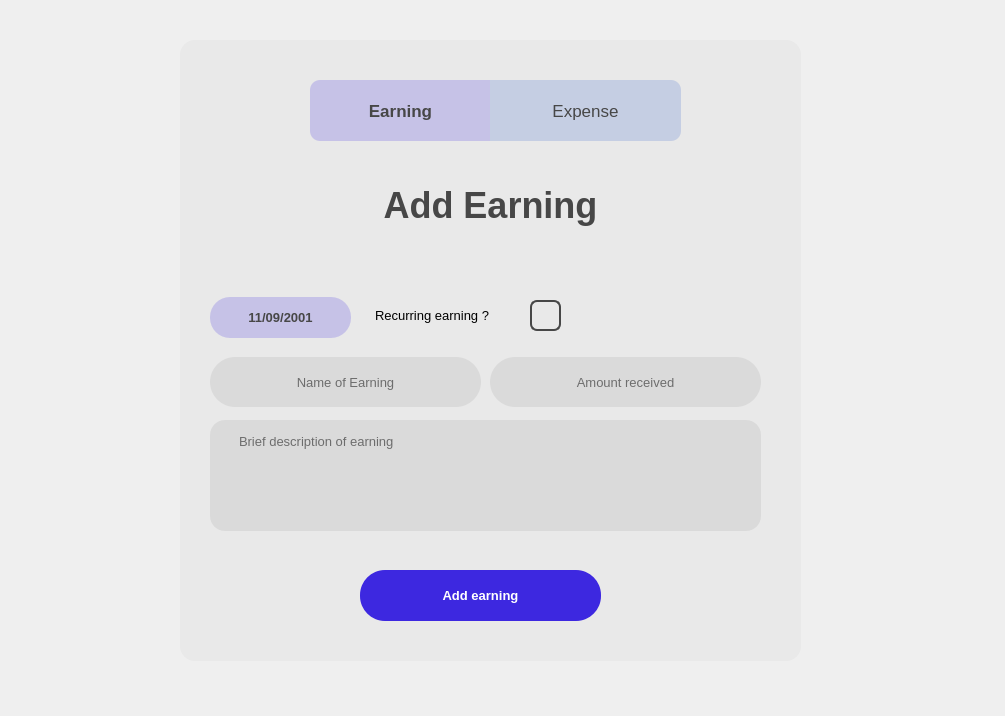
<?xml version="1.0" encoding="UTF-8"?>
<ui version="4.0">
 <class>Form</class>
 <widget class="QWidget" name="Form">
  <property name="geometry">
   <rect>
    <x>0</x>
    <y>0</y>
    <width>1005</width>
    <height>716</height>
   </rect>
  </property>
  <property name="windowTitle">
   <string>Form</string>
  </property>
  <widget class="QLabel" name="label">
   <property name="geometry">
    <rect>
     <x>0</x>
     <y>0</y>
     <width>1011</width>
     <height>721</height>
    </rect>
   </property>
   <property name="styleSheet">
    <string notr="true">border-image: url(:/newPrefix/—Pngtree—hand painted simple blue sky_954141.jpg) 0 0 0 0 stretch stretch;</string>
   </property>
   <property name="text">
    <string/>
   </property>
   <property name="pixmap">
    <pixmap resource="background_addEarningAndExpenseWindow.qrc">:/newPrefix/—Pngtree—hand painted simple blue sky_954141.jpg</pixmap>
   </property>
   <property name="scaledContents">
    <bool>true</bool>
   </property>
  </widget>
  <widget class="QFrame" name="frame">
   <property name="geometry">
    <rect>
     <x>180</x>
     <y>40</y>
     <width>621</width>
     <height>621</height>
    </rect>
   </property>
   <property name="styleSheet">
    <string notr="true">QFrame{
	background-color:rgba(170, 170, 170, 0.1);
	border-radius:15px;
}



</string>
   </property>
   <property name="frameShape">
    <enum>QFrame::StyledPanel</enum>
   </property>
   <property name="frameShadow">
    <enum>QFrame::Raised</enum>
   </property>
   <widget class="QLabel" name="label_2">
    <property name="geometry">
     <rect>
      <x>0</x>
      <y>130</y>
      <width>621</width>
      <height>71</height>
     </rect>
    </property>
    <property name="font">
     <font>
      <pointsize>27</pointsize>
      <weight>75</weight>
      <bold>true</bold>
     </font>
    </property>
    <property name="styleSheet">
     <string notr="true">background-color:rgba(217, 217, 217,0);
color:rgb(71, 71, 71);
border:none;</string>
    </property>
    <property name="text">
     <string>Add Earning</string>
    </property>
    <property name="alignment">
     <set>Qt::AlignCenter</set>
    </property>
   </widget>
   <widget class="QLineEdit" name="lineEdit_2">
    <property name="geometry">
     <rect>
      <x>310</x>
      <y>317</y>
      <width>271</width>
      <height>50</height>
     </rect>
    </property>
    <property name="font">
     <font>
      <pointsize>10</pointsize>
     </font>
    </property>
    <property name="styleSheet">
     <string notr="true">border-radius:25px;
background-color:rgba(82, 82, 82, 0.1);
</string>
    </property>
    <property name="alignment">
     <set>Qt::AlignCenter</set>
    </property>
    <property name="placeholderText">
     <string>Amount received</string>
    </property>
   </widget>
   <widget class="QPushButton" name="pushButton">
    <property name="geometry">
     <rect>
      <x>180</x>
      <y>530</y>
      <width>241</width>
      <height>51</height>
     </rect>
    </property>
    <property name="font">
     <font>
      <pointsize>10</pointsize>
      <weight>75</weight>
      <bold>true</bold>
     </font>
    </property>
    <property name="cursor">
     <cursorShape>PointingHandCursor</cursorShape>
    </property>
    <property name="styleSheet">
     <string notr="true">background-color:rgb(61, 40, 224);
color:white;
font-weight:bold;
border-radius:25px;</string>
    </property>
    <property name="text">
     <string>Add earning</string>
    </property>
    <property name="checkable">
     <bool>false</bool>
    </property>
    <property name="checked">
     <bool>false</bool>
    </property>
    <property name="autoDefault">
     <bool>false</bool>
    </property>
    <property name="default">
     <bool>false</bool>
    </property>
    <property name="flat">
     <bool>false</bool>
    </property>
   </widget>
   <widget class="QPushButton" name="pushButton_3">
    <property name="geometry">
     <rect>
      <x>130</x>
      <y>40</y>
      <width>181</width>
      <height>61</height>
     </rect>
    </property>
    <property name="font">
     <font>
      <pointsize>13</pointsize>
      <weight>75</weight>
      <bold>true</bold>
     </font>
    </property>
    <property name="cursor">
     <cursorShape>PointingHandCursor</cursorShape>
    </property>
    <property name="styleSheet">
     <string notr="true">color:rgb(71, 71, 71);
background-color:rgba(61, 40, 224, 0.2);
border-top-left-radius:10px;
border-bottom-left-radius:10px;
border-top-right-radius:0px;
border-bottom-right-radius:0px;
</string>
    </property>
    <property name="text">
     <string>Earning</string>
    </property>
    <property name="checkable">
     <bool>false</bool>
    </property>
    <property name="checked">
     <bool>false</bool>
    </property>
   </widget>
   <widget class="QPushButton" name="pushButton_4">
    <property name="geometry">
     <rect>
      <x>310</x>
      <y>40</y>
      <width>191</width>
      <height>61</height>
     </rect>
    </property>
    <property name="font">
     <font>
      <pointsize>13</pointsize>
      <weight>50</weight>
      <bold>false</bold>
     </font>
    </property>
    <property name="cursor">
     <cursorShape>PointingHandCursor</cursorShape>
    </property>
    <property name="styleSheet">
     <string notr="true">color:rgb(71, 71, 71);
background-color:rgba(197, 206, 227, 1);
border-top-left-radius:0px;
border-bottom-left-radius:0px;
border-top-right-radius:10px;
border-bottom-right-radius:10px;
</string>
    </property>
    <property name="text">
     <string>Expense</string>
    </property>
   </widget>
   <widget class="QLineEdit" name="lineEdit_3">
    <property name="geometry">
     <rect>
      <x>30</x>
      <y>317</y>
      <width>271</width>
      <height>50</height>
     </rect>
    </property>
    <property name="font">
     <font>
      <pointsize>10</pointsize>
     </font>
    </property>
    <property name="styleSheet">
     <string notr="true">border-radius:25px;
background-color:rgba(82, 82, 82, 0.1);
</string>
    </property>
    <property name="text">
     <string/>
    </property>
    <property name="alignment">
     <set>Qt::AlignCenter</set>
    </property>
    <property name="placeholderText">
     <string>Name of Earning</string>
    </property>
   </widget>
   <widget class="QTextEdit" name="textEdit">
    <property name="geometry">
     <rect>
      <x>30</x>
      <y>380</y>
      <width>551</width>
      <height>111</height>
     </rect>
    </property>
    <property name="font">
     <font>
      <pointsize>10</pointsize>
      <weight>50</weight>
      <bold>false</bold>
     </font>
    </property>
    <property name="styleSheet">
     <string notr="true">border-radius:15px;
background-color:rgba(82, 82, 82, 0.1);
padding-left:25px;
padding-top:10px;
padding-right:10px;
border:none;</string>
    </property>
    <property name="placeholderText">
     <string>Brief description of earning</string>
    </property>
   </widget>
   <widget class="QPushButton" name="pushButton_2">
    <property name="geometry">
     <rect>
      <x>30</x>
      <y>257</y>
      <width>141</width>
      <height>41</height>
     </rect>
    </property>
    <property name="font">
     <font>
      <pointsize>10</pointsize>
      <weight>75</weight>
      <bold>true</bold>
     </font>
    </property>
    <property name="styleSheet">
     <string notr="true">border-radius:20px;
background-color:rgba(61, 40, 224, 0.2);
color:rgb(71, 71, 71);</string>
    </property>
    <property name="text">
     <string>11/09/2001</string>
    </property>
   </widget>
   <widget class="QLabel" name="label_3">
    <property name="geometry">
     <rect>
      <x>195</x>
      <y>260</y>
      <width>151</width>
      <height>31</height>
     </rect>
    </property>
    <property name="font">
     <font>
      <pointsize>10</pointsize>
     </font>
    </property>
    <property name="styleSheet">
     <string notr="true">background-color:rgba(217, 217, 217,0);
border:none;</string>
    </property>
    <property name="text">
     <string>Recurring earning ?</string>
    </property>
   </widget>
   <widget class="QPushButton" name="pushButton_5">
    <property name="geometry">
     <rect>
      <x>350</x>
      <y>260</y>
      <width>31</width>
      <height>31</height>
     </rect>
    </property>
    <property name="cursor">
     <cursorShape>PointingHandCursor</cursorShape>
    </property>
    <property name="styleSheet">
     <string notr="true">QPushButton{
	background-color:rgba(217, 217, 217,0);
	border:2px solid;
	border-radius:7px;
	border-color:rgb(71, 71, 71)
}

QPushButton:clicked{
	background-color:rgb(61, 40, 224);
}</string>
    </property>
    <property name="text">
     <string/>
    </property>
    <property name="checkable">
     <bool>true</bool>
    </property>
    <property name="checked">
     <bool>false</bool>
    </property>
   </widget>
   <zorder>label_2</zorder>
   <zorder>lineEdit_2</zorder>
   <zorder>pushButton_3</zorder>
   <zorder>pushButton_4</zorder>
   <zorder>pushButton</zorder>
   <zorder>lineEdit_3</zorder>
   <zorder>textEdit</zorder>
   <zorder>pushButton_2</zorder>
   <zorder>label_3</zorder>
   <zorder>pushButton_5</zorder>
  </widget>
 </widget>
 <resources>
  <include location="background_addEarningAndExpenseWindow.qrc"/>
 </resources>
 <connections/>
</ui>
